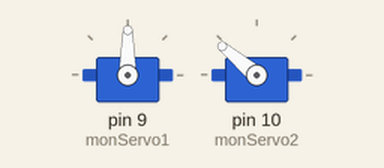
Recording of a sketch running on a simulated Arduino Uno, built with avr-gcc and run on an emulated ATmega328P. Parts: 2 × servo.

Above: at 0.05 s.
At 19.4 s:
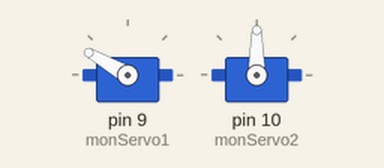
At 38.9 s:
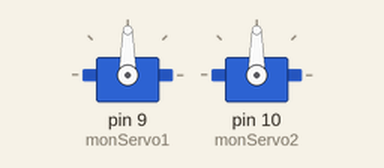
Timing chart, 0 to 50.7 s (numbered marks = the images above):
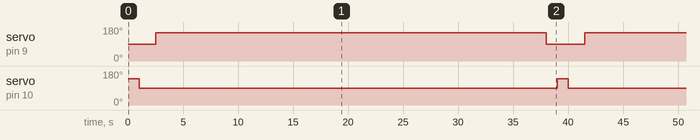

Measured:
- by itself, servo on pin 9 (monServo1): alternates 150° for 35.5 s and 90° for 3.5 s
- by itself, servo on pin 10 (monServo2): alternates 140° for 1.0 s and 90° for 38.0 s

The sketch:

loseoptimale.ino
```cpp
#include <Servo.h>

Servo monServo1;
Servo monServo2;


void setup()
{
    monServo1.attach(9, 1000, 2000);
    monServo1.write(90);  // positionne le servomoteur à 90° (position neutre)
    monServo2.attach(10, 1000, 2000);
    monServo2.write(0);  // positionne le servomoteur à 90° (position neutre)


}

void loop()
{

START();
FINGER();


}

void START()
{


  monServo2.write(140);
  delay(1000);
  monServo2.write(90);
  delay(500);

}

void FINGER()
{
  delay(1000);
  monServo1.write(150);
  delay(35500);
  monServo1.write(90);
  delay(1000);

}
```
